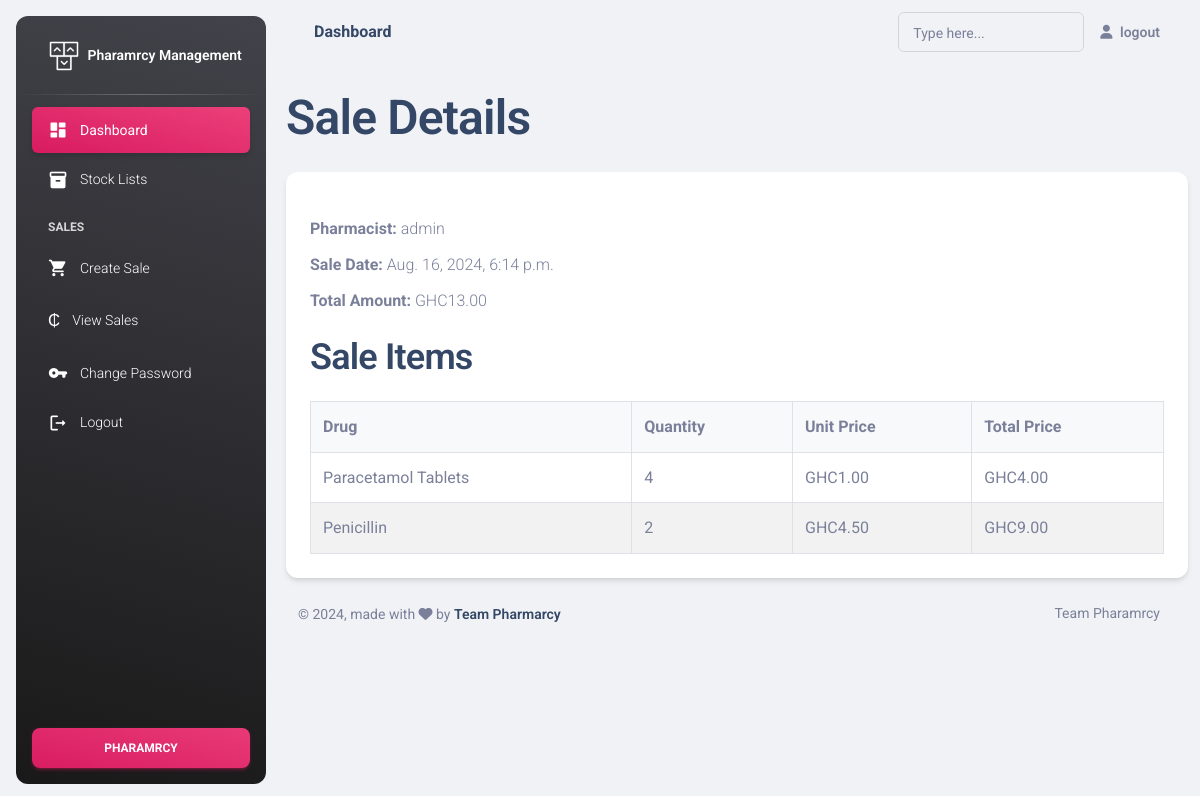
Page /sale/16/ on the committed database.
### pms/models.py (models this page shows, shortened)
class Sale(models.Model):
    pharmacist = models.ForeignKey(get_user_model(), on_delete=models.CASCADE)
    sale_date = models.DateTimeField(auto_now_add=True)
    total_amount = models.DecimalField(max_digits=10, decimal_places=2)
    receipt_number = models.CharField(max_length=20, unique=True, blank=True, null=True)  # New field

class CustomUser(AbstractUser):
    coices = (
        ('Manager', 'Manager'),
        ('Pharmacist', 'Pharmacist')
    )
    middle_name = models.CharField(max_length=30, blank=True)
    phone_number = models.CharField(max_length=15, blank=True)
    staff_id = models.CharField(max_length=20, unique=True, blank=True, null=True)
    role = models.CharField(max_length=50,choices=coices)

class SaleItem(models.Model):
    sale = models.ForeignKey(Sale, related_name='items', on_delete=models.CASCADE)
    drug = models.ForeignKey(Drug, on_delete=models.CASCADE)
    quantity = models.PositiveIntegerField()
    unit_price = models.DecimalField(max_digits=10, decimal_places=2)

class Drug(models.Model):
    name = models.CharField(max_length=100)
    description = models.TextField()
    quantity = models.PositiveIntegerField()  # Initial quantity for new drug entry
    unit_price = models.DecimalField(max_digits=10, decimal_places=2)
    manufacturing_date = models.DateField()
    expiry_date = models.DateField()
    supplier = models.ForeignKey(Supplier, on_delete=models.CASCADE)
    generic_name = models.CharField(max_length=100)
    brand_name = models.CharField(max_length=100)
    BATCH_CHOICES = (
        ('2023', '2023'),
        ('2024', '2024'),
        ('2025', '2025'),
    )
    batch = models.CharField(max_length=50, choices=BATCH_CHOICES)
    category = models.ForeignKey(Category, on_delete=models.CASCADE)
    packaging_type = models.ForeignKey(PackagingType, on_delete=models.CASCADE)
    strength = models.CharField(max_length=20)

### pms/views.py (the view)
# urls.py: path('sale/<int:pk>/', sale_detail, name='sale_detail'),
def sale_detail(request, pk):
    sale = get_object_or_404(Sale, pk=pk)
    sale_items = SaleItem.objects.filter(sale=sale)
    context = {
        'sale': sale,
        'sale_items': sale_items,
    }
    return render(request, 'sale_detail.html', context)

### pms/templatetags/custom_filters.py (called while the page is built)
@register.filter
def multiply(value, arg):
    return value * arg

### pms/templates/sale_detail.html (shortened to what this page needs)
{% extends "dashboard.html" %}
{% load custom_filters %}
{% block dash %}
<h1>Sale Details</h1>
{% endblock %}
{% block dash3 %}
<div class="row">
    <div class="col-lg-12">
        <div class="card">
            <div class="card-body">
                <div class="sale-details">
                    <p><strong>Pharmacist:</strong> {{ sale.pharmacist.username }}</p>
                    <p><strong>Sale Date:</strong> {{ sale.sale_date }}</p>
                    <p><strong>Total Amount:</strong> GHC{{ sale.total_amount }}</p>
                </div>
                <h2>Sale Items</h2>
                <table class="sale-items-table">
                    <thead>
                        <tr>
                            <th>Drug</th>
                            <th>Quantity</th>
                            <th>Unit Price</th>
                            <th>Total Price</th>
                        </tr>
                    </thead>
                    <tbody>
                        {% for item in sale_items %}
                        <tr>
                            <td>{{ item.drug.name }}</td>
                            <td>{{ item.quantity }}</td>
                            <td>GHC{{ item.unit_price }}</td>
                            <td>GHC{{ item.quantity|multiply:item.unit_price }}</td>
                        </tr>
                        {% endfor %}
                    </tbody>
                </table>
            </div>
        </div>
    </div>
</div>
{% endblock dash3 %}

### pms/templates/sale_detail.html (style rules this page uses)
.sale-details { margin: 20px 0; }
.sale-details p { margin: 10px 0; }
.sale-items-table { width: 100%; border-collapse: collapse; margin-top: 20px; }
.sale-items-table th, .sale-items-table td { padding: 12px; text-align: left; border: 1px solid #dee2e6; }
.sale-items-table th { background-color: #f8f9fa; font-weight: bold; }
.sale-items-table tbody tr:nth-child(even) { background-color: #f2f2f2; }

### rows in the picture
Sale: pharmacist.username "admin", sale_date "Aug. 16, 2024, 6:14 p.m.", total_amount "13.00"
SaleItem: drug.name "Paracetamol Tablets", quantity "4", unit_price "1.00", quantity|multiply "4.00"
SaleItem: drug.name "Penicillin", quantity "2", unit_price "4.50", quantity|multiply "9.00"
